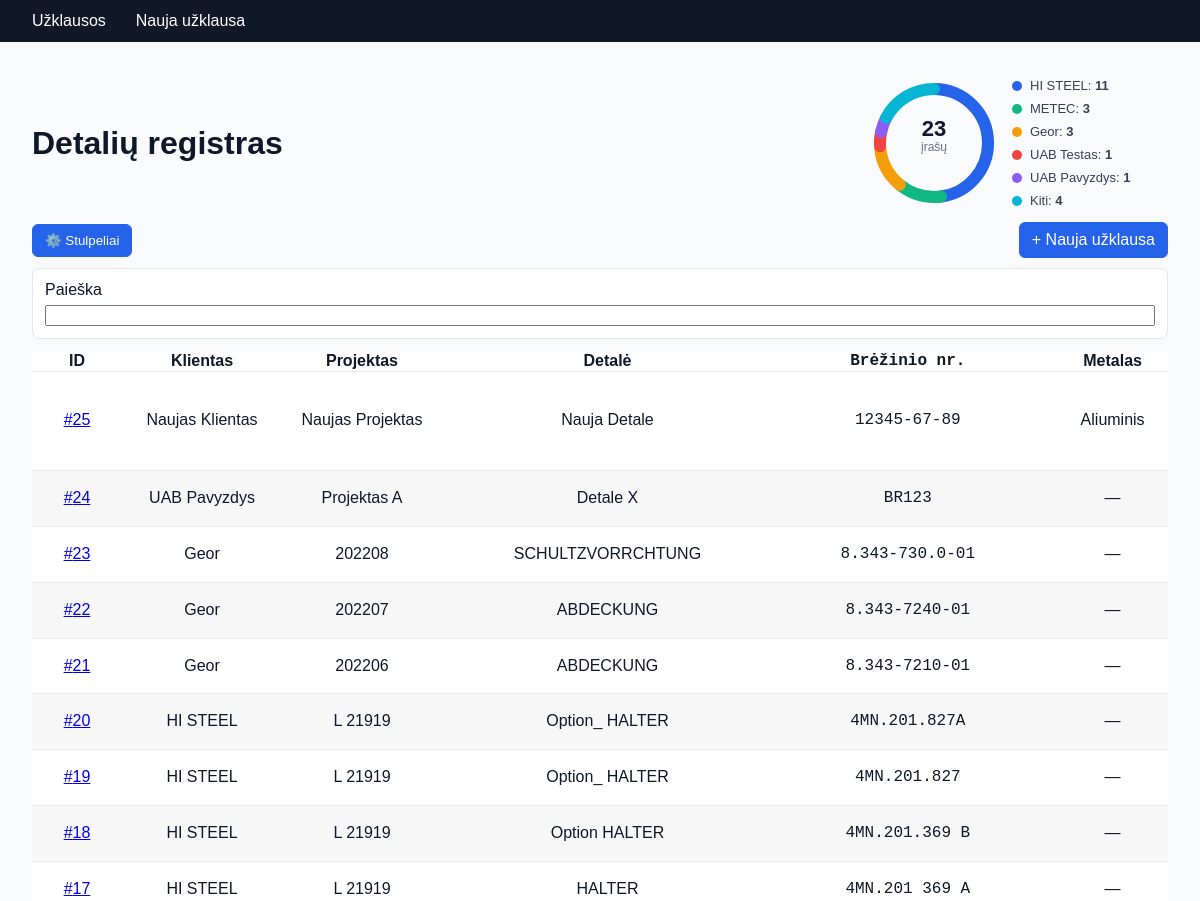
The app's page /detaliu_registras/perziureti_uzklausas/ (upper part), older data.
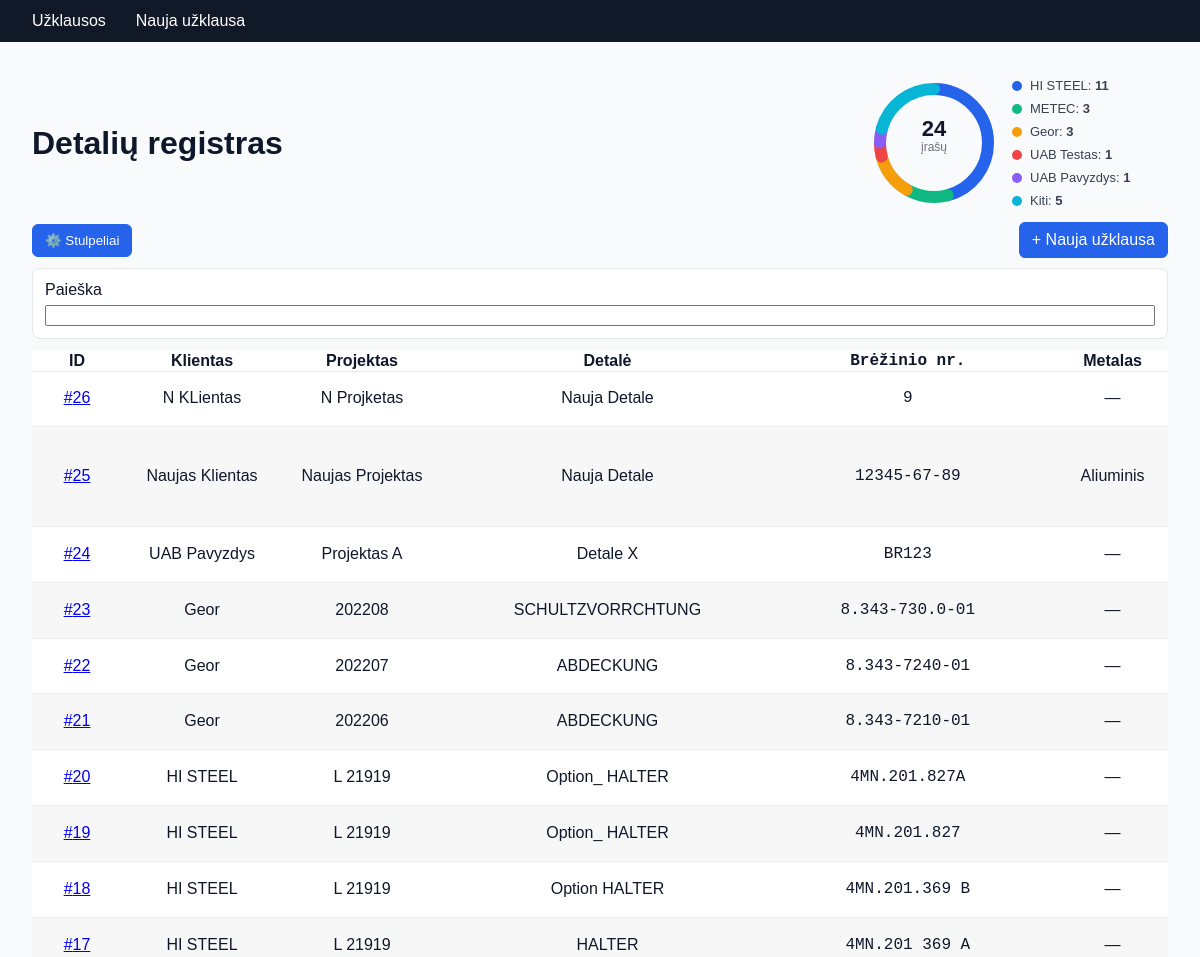
The same page, newer data.
### detaliu_registras/models.py (models this page shows, shortened)
class Timestamped(models.Model):
    created = models.DateTimeField(auto_now_add=True, null=True, blank=True)
    updated = models.DateTimeField(auto_now=True, null=True, blank=True)
    class Meta:
        abstract = True

class Uzklausa(Timestamped):
    klientas = models.ForeignKey(Klientas, on_delete=models.SET_NULL, null=True, blank=True, related_name="uzklausos")
    projektas = models.ForeignKey(Projektas, on_delete=models.SET_NULL, null=True, blank=True, related_name="uzklausos")
    detale = models.ForeignKey(Detale, on_delete=models.SET_NULL, null=True, blank=True, related_name="uzklausos")
    pastabos = models.TextField(blank=True, null=True)
    data = models.DateField(auto_now_add=True, null=True, blank=True)
    history = HistoricalRecords()

class Projektas(Timestamped):
    klientas = models.ForeignKey(Klientas, on_delete=models.CASCADE, related_name="projektai")
    pavadinimas = models.CharField(max_length=255)
    aprasymas = models.TextField(blank=True, null=True)
    history = HistoricalRecords()
    def __str__(self):
        return self.pavadinimas

class Detale(Timestamped):
    pavadinimas = models.CharField(max_length=255)
    brezinio_nr = models.CharField(max_length=255, blank=True, null=True)
    kiekis_metinis = models.IntegerField(blank=True, null=True)
    kiekis_menesis = models.IntegerField(blank=True, null=True)
    kiekis_partijai = models.IntegerField(blank=True, null=True)
    kiekis_per_val = models.IntegerField(blank=True, null=True)
    ilgis_mm = models.DecimalField(max_digits=12, decimal_places=2, blank=True, null=True)
    plotis_mm = models.DecimalField(max_digits=12, decimal_places=2, blank=True, null=True)
    aukstis_mm = models.DecimalField(max_digits=12, decimal_places=2, blank=True, null=True)
    skersmuo_mm = models.DecimalField(max_digits=12, decimal_places=2, blank=True, null=True)
    storis_mm = models.DecimalField(max_digits=12, decimal_places=2, blank=True, null=True)
    kabinimo_budas = models.CharField(max_length=255, blank=True, null=True)
    kabliuku_kiekis = models.IntegerField(blank=True, null=True)
    kabinimo_anga_mm = models.DecimalField(max_digits=12, decimal_places=2, blank=True, null=True)
    kabinti_per = models.CharField(max_length=255, blank=True, null=True)
    pakuotes_tipas = models.CharField(max_length=255, blank=True, null=True)
    vienetai_dezeje = models.IntegerField(blank=True, null=True)
    vienetai_paleje = models.IntegerField(blank=True, null=True)
    pakuotes_pastabos = models.CharField(max_length=255, blank=True, null=True)
    testai_druskos_rukas_val = models.IntegerField(blank=True, null=True)
    testas_adhezija = models.CharField(max_length=255, blank=True, null=True)
    testas_storis_mikronai = models.IntegerField(blank=True, null=True)
    testai_kita = models.CharField(max_length=255, blank=True, null=True)
    ppap_dokumentai = models.CharField(max_length=255, blank=True, null=True)
    priedai_info = models.CharField(max_length=255, blank=True, null=True)
    history = HistoricalRecords()

class DetaleSpecifikacija(Timestamped):
    detale = models.OneToOneField(Detale, on_delete=models.CASCADE, related_name="specifikacija")
    metalas = models.CharField(max_length=255, blank=True, null=True)
    plotas_m2 = models.DecimalField(max_digits=12, decimal_places=4, blank=True, null=True)
    svoris_kg = models.DecimalField(max_digits=12, decimal_places=4, blank=True, null=True)
    medziagos_kodas = models.CharField(max_length=255, blank=True, null=True)
    history = HistoricalRecords()

### detaliu_registras/views.py (the view, shortened to what this page needs)
# urls.py: path("perziureti_uzklausas/", UzklausaListView.as_view(), name="uzklausa_list"),
class UzklausaListView(ListView):
    model = Uzklausa
    template_name = "detaliu_registras/perziureti_uzklausas.html"
    context_object_name = "uzklausos"
    paginate_by = 25
    def get_base_queryset(self):
        return (
            Uzklausa.objects
            .select_related(
                "klientas", "projektas", "detale",
                "detale__specifikacija", "detale__pavirsiu_dangos",
            )
            .order_by("-id")
        )
    def build_filters(self):
        qs = self.get_base_queryset()
        form = UzklausaFilterForm(self.request.GET or None)
        return form, qs
    def get_queryset(self):
        form, qs = self.build_filters()
        seg = self.request.GET.get("seg")
        self._filter_form = form
        return qs
    def get_context_data(self, **kwargs):
        ctx = super().get_context_data(**kwargs)
        ctx["filter_form"] = getattr(self, "_filter_form", UzklausaFilterForm())
        qs_all = self.object_list.select_related("klientas")
        total = qs_all.count()
        top_rows = (
            qs_all.annotate(label=Coalesce("klientas__vardas", Value("Be kliento")))
                  .values("label")
                  .annotate(value=Count("id"))
                  .order_by("-value")[:5]
        )
        segments = [{"label": r["label"], "value": r["value"], "slug": f"client:{r['label']}"} for r in top_rows]
        sum_top = sum(r["value"] for r in top_rows)
        others = max(0, total - sum_top)
        if others > 0:
            segments.append({"label": "Kiti", "value": others, "slug": "others"})
        ctx["chart_total"] = total
        ctx["chart_segments"] = segments
        ctx["active_seg"] = self.request.GET.get("seg", "")
        return ctx

### detaliu_registras/forms.py
class UzklausaFilterForm(forms.Form):
    q = forms.CharField(label="Paieška", required=False)
    klientas = forms.ModelChoiceField(
        queryset=Klientas.objects.all().order_by("vardas"),
        required=False, empty_label="— visi —",
    )
    projektas = forms.ModelChoiceField(
        queryset=Projektas.objects.all().order_by("pavadinimas"),
        required=False, empty_label="— visi —",
    )
    detale = forms.ModelChoiceField(
        queryset=Detale.objects.all().order_by("pavadinimas"),
        required=False, empty_label="— visos —",
    )
    brezinio_nr = forms.CharField(label="Brėžinio nr.", required=False)
    metalas = forms.CharField(label="Metalas", required=False)
    padengimas = forms.CharField(label="Padengimas", required=False)

### detaliu_registras/templates/detaliu_registras/perziureti_uzklausas.html (shortened to what this page needs)
{% extends "base.html" %}
{% block content %}
<div class="container uzklausos-page">
  <header class="list-header" style="display:flex;align-items:center;gap:16px;justify-content:space-between;margin:16px 0 12px">
    <h1 style="margin:0">Detalių registras</h1>
    <div id="donut" class="donut" data-total="{{ chart_total|default:0 }}" style="position:relative;display:flex;align-items:center;gap:14px">
      <svg viewBox="0 0 120 120" class="donut-svg" aria-hidden="true" style="width:120px;height:120px;display:block">
        <circle cx="60" cy="60" r="54" style="fill:none;stroke:#e5e7eb;stroke-width:12;stroke-linecap:round"/>
        <g class="segments"></g>
      </svg>
      <div class="donut-center" style="position:absolute;left:0;top:0;width:120px;height:120px;display:flex;flex-direction:column;align-items:center;justify-content:center;pointer-events:none">
        <div class="donut-total" style="font-size:22px;font-weight:700;line-height:1">{{ chart_total|default:0 }}</div>
        <div class="donut-label" style="font-size:12px;color:#6b7280">įrašų</div>
      </div>
      <div id="donut-legend" style="display:flex;flex-direction:column;gap:4px;min-width:160px"></div>
    </div>
  </header>
  <div id="cols-config" style="display:flex;align-items:center;gap:12px;margin:8px 0 10px; position:relative;">
    <button type="button" class="btn" id="cols-toggle">⚙️ Stulpeliai</button>
    <a class="btn" href="{% url 'detaliu_registras:ivesti_uzklausa' %}" id="new-request-btn">+ Nauja užklausa</a>
  </div>
  <section class="filters-wrap" style="background:#fff;border:1px solid #e5e7eb;border-radius:8px;padding:12px;margin-bottom:12px">
    <form method="get" class="filters-form" id="search-form" style="display:flex;gap:12px;align-items:center">
      <label class="f" style="flex:1;display:flex;flex-direction:column;gap:6px">
        <span>Paieška</span>
        {{ filter_form.q }}
      </label>
    </form>
  </section>
  <section class="table-wrap" id="table-wrap">
    <table id="results-table" class="table">
      <colgroup id="results-colgroup">
        <col data-col="id"><col data-col="klientas"><col data-col="projektas"><col data-col="detale">
        <col data-col="brezinys"><col data-col="metalas"><col data-col="padengimas">
        <col data-col="specifikacija"><col data-col="dangos"><col data-col="kiekiai"><col data-col="matmenys">
        <col data-col="kabinimas"><col data-col="pakuote"><col data-col="kokybe"><col data-col="dok">
        <col data-col="sukurta"><col data-col="veiksmai">
      </colgroup>
      <thead>
        <tr>
          <th data-col="id">ID</th>
          <th data-col="klientas">Klientas</th>
          <th data-col="projektas">Projektas</th>
          <th data-col="detale">Detalė</th>
          <th data-col="brezinys">Brėžinio nr.</th>
          <th data-col="metalas">Metalas</th>
        </tr>
      </thead>
      <tbody id="results-tbody">
        {% for u in uzklausos %}
          <tr>
            <td data-col="id">
              <a href="{% url 'detaliu_registras:perziureti_uzklausa' u.pk %}">#{{ u.pk }}</a>
            </td>
            <td data-col="klientas">
              {% firstof u.klientas.vardas u.klientas as klnt %}
              {{ klnt|default:"—" }}
            </td>
            <td data-col="projektas">
              {{ u.projektas|default:"—" }}
            </td>
            <td data-col="detale">
              {{ u.detale.pavadinimas|default:"—" }}
            </td>
            <td data-col="brezinys">
              {{ u.detale.brezinio_nr|default:"—" }}
            </td>
            <td data-col="metalas">
              {% if u.detale.specifikacija %}
                {{ u.detale.specifikacija.metalas|default:"—" }}
              {% else %}—{% endif %}
            </td>
          </tr>
        {% empty %}
          <tr><td colspan="17" style="color:#6b7280;font-style:italic;text-align:center;padding:8px">Įrašų nėra.</td></tr>
        {% endfor %}
      </tbody>
    </table>
  </section>
</div>
{% endblock %}

Row changes from the older to the newer data that the page shows:
added Uzklausa: pk "26", klnt "N KLientas", projektas "N Projketas", detale.pavadinimas "Nauja Detale", detale.brezinio_nr "9"
Text that changed along with them:
{{ chart_total|default:0 }}: "23" → "24"
text written by a page script: "HI STEEL: 11 METEC: 3 Geor: 3 UAB Testas: 1 UAB Pavyzdys: 1 Kiti: 4" → "HI STEEL: 11 METEC: 3 Geor: 3 UAB Testas: 1 UAB Pavyzdys: 1 Kiti: 5"
